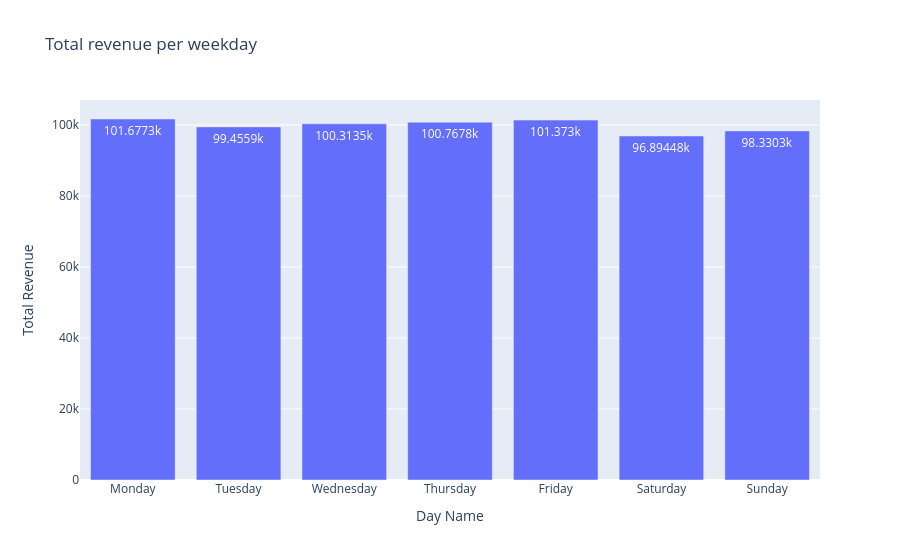

The cell this chart's notebook holds for it:
### Code cell
px.bar(data_frame=df_revperday, x='Day Name', y='Total_Bill', title='Total revenue per weekday', text_auto=True,
       labels={'Total_Bill': 'Total Revenue'}).show()

### Figure 1 — Plotly figure (JSON) as saved in the notebook; plotly's stock layout.template omitted (floating-point values rounded to 4 significant figures)
{"data": [{"hovertemplate": "Day Name=%{x}<br>Total Revenue=%{y}<extra></extra>", "legendgroup": "", "marker": {"color": "#636efa", "pattern": {"shape": ""}}, "name": "", "orientation": "v", "showlegend": false, "textposition": "auto", "texttemplate": "%{y}", "type": "bar", "x": ["Monday", "Tuesday", "Wednesday", "Thursday", "Friday", "Saturday", "Sunday"], "xaxis": "x", "y": [101700.0, 99460.0, 100300.0, 100800.0, 101400.0, 96890.0, 98330.0], "yaxis": "y"}], "layout": {"barmode": "relative", "legend": {"tracegroupgap": 0}, "title": {"text": "Total revenue per weekday"}, "xaxis": {"anchor": "y", "domain": [0, 1], "title": {"text": "Day Name"}}, "yaxis": {"anchor": "x", "domain": [0, 1], "title": {"text": "Total Revenue"}}}}
